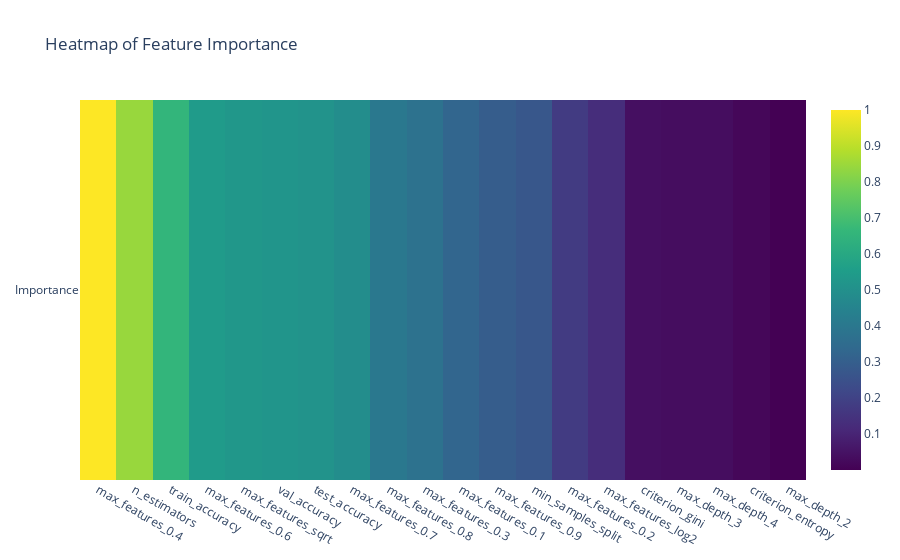

Write notebook code for a chart like this one.
### Code cell
heatmap_data = feature_importance_df.set_index('Feature').T

fig = go.Figure(data=go.Heatmap(
    z=heatmap_data.values,
    x=heatmap_data.columns,
    y=heatmap_data.index,
    colorscale='Viridis'))

fig.update_layout(
    title='Heatmap of Feature Importance',
    xaxis_nticks=36)

fig.show()

### Figure 1 — Plotly figure (JSON) as saved in the notebook; plotly's stock layout.template omitted (floating-point values rounded to 4 significant figures)
{"data": [{"colorscale": [[0, "#440154"], [0.1111, "#482878"], [0.2222, "#3e4989"], [0.3333, "#31688e"], [0.4444, "#26828e"], [0.5556, "#1f9e89"], [0.6667, "#35b779"], [0.7778, "#6ece58"], [0.8889, "#b5de2b"], [1, "#fde725"]], "type": "heatmap", "x": ["max_features_0.4", "n_estimators", "train_accuracy", "max_features_0.6", "max_features_sqrt", "val_accuracy", "test_accuracy", "max_features_0.7", "max_features_0.8", "max_features_0.3", "max_features_0.1", "max_features_0.9", "min_samples_split", "max_features_0.2", "max_features_log2", "criterion_gini", "max_depth_3", "max_depth_4", "criterion_entropy", "max_depth_2"], "y": ["Importance"], "z": [[1, 0.8434, 0.6562, 0.5425, 0.5287, 0.5203, 0.5102, 0.4895, 0.4024, 0.3757, 0.3279, 0.2936, 0.2717, 0.175, 0.1286, 0.03901, 0.03341, 0.03341, 0.0162, 0.0001424]]}], "layout": {"autosize": true, "title": {"text": "Heatmap of Feature Importance"}, "xaxis": {"autorange": true, "nticks": 36, "range": [-0.5, 19.5], "type": "category"}, "yaxis": {"autorange": true, "range": [-0.5, 0.5], "type": "category"}}}
